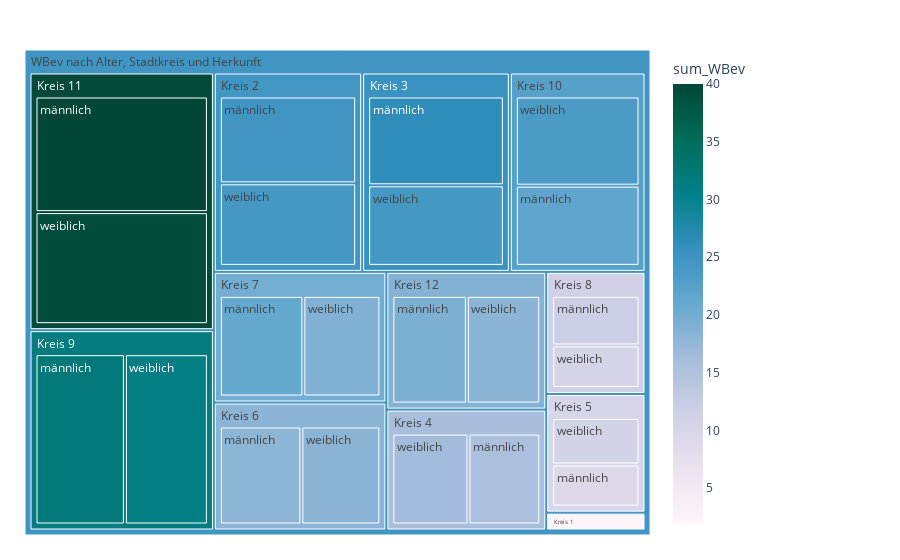

The notebook cell this image was saved under:
### Code cell
fig = px.treemap(myTreemapAgg.reset_index()
                 , path=[px.Constant("WBev nach Alter, Stadtkreis und Herkunft"), 'KreisLang', 'SexLang']
                 , values='sum_WBev'
                 , color='sum_WBev'
                 ## bei discrete scales (bei Klassen und Strings):                 
                 #, color_discrete_map={'(?)':'lightgrey','EVP':'gold', 'SP':'#FF3030', 'PdA':'#EE3B3B', 'Grüne':'#A2CD5A','GLP':'#CAFF70','Die Mitte':'orange','FDP':'#104E8B','AL':'deeppink','SVP':'forestgreen', 'FL ZÜRI':'#8B864E','Volt':'#lightblue' }                
                 ## bei continuous scales (bei Zahlenwerten):
                , color_continuous_scale='PuBuGn'
                #, color_continuous_midpoint=np.average(df['AnzBestWir'], weights=df['AnzBestWir']) 
                 #,height=400
                 #,width=1500
                )
fig.update_traces(root_color="grey")
fig.update_layout(margin = dict(t=50, l=25, r=250, b=25))#, title="WBev nach Alter, Stadtkreis und Herkunft")
fig.show()

### Figure 1 — Plotly figure (JSON) as saved in the notebook; plotly's stock layout.template omitted (floating-point values rounded to 4 significant figures)
{"data": [{"branchvalues": "total", "customdata": [[1.8], [21.58], [40.01], [19.35], [24.68], [26.3], [15.43], [9.367], [18.03], [20.98], [11.96], [32.22], [2.875], [23.51], [39.26], [18.17], [24.26], [24.27], [16.31], [10.78], [18.32], [18.99], [10.61], [31.06], [2.355], [22.6], [39.64], [18.77], [24.48], [25.33], [15.88], [10.11], [18.17], [20.03], [11.34], [31.67], [24.69]], "domain": {"x": [0, 1], "y": [0, 1]}, "hovertemplate": "labels=%{label}<br>sum_WBev_sum=%{value}<br>parent=%{parent}<br>id=%{id}<br>sum_WBev=%{color}<extra></extra>", "ids": ["WBev nach Alter, Stadtkreis und Herkunft/Kreis 1/männlich", "WBev nach Alter, Stadtkreis und Herkunft/Kreis 10/männlich", "WBev nach Alter, Stadtkreis und Herkunft/Kreis 11/männlich", "WBev nach Alter, Stadtkreis und Herkunft/Kreis 12/männlich", "WBev nach Alter, Stadtkreis und Herkunft/Kreis 2/männlich", "WBev nach Alter, Stadtkreis und Herkunft/Kreis 3/männlich", "WBev nach Alter, Stadtkreis und Herkunft/Kreis 4/männlich", "WBev nach Alter, Stadtkreis und Herkunft/Kreis 5/männlich", "WBev nach Alter, Stadtkreis und Herkunft/Kreis 6/männlich", "WBev nach Alter, Stadtkreis und Herkunft/Kreis 7/männlich", "WBev nach Alter, Stadtkreis und Herkunft/Kreis 8/männlich", "WBev nach Alter, Stadtkreis und Herkunft/Kreis 9/männlich", "WBev nach Alter, Stadtkreis und Herkunft/Kreis 1/weiblich", "WBev nach Alter, Stadtkreis und Herkunft/Kreis 10/weiblich", "WBev nach Alter, Stadtkreis und Herkunft/Kreis 11/weiblich", "WBev nach Alter, Stadtkreis und Herkunft/Kreis 12/weiblich", "WBev nach Alter, Stadtkreis und Herkunft/Kreis 2/weiblich", "WBev nach Alter, Stadtkreis und Herkunft/Kreis 3/weiblich", "WBev nach Alter, Stadtkreis und Herkunft/Kreis 4/weiblich", "WBev nach Alter, Stadtkreis und Herkunft/Kreis 5/weiblich", "WBev nach Alter, Stadtkreis und Herkunft/Kreis 6/weiblich", "WBev nach Alter, Stadtkreis und Herkunft/Kreis 7/weiblich", "WBev nach Alter, Stadtkreis und Herkunft/Kreis 8/weiblich", "WBev nach Alter, Stadtkreis und Herkunft/Kreis 9/weiblich", "WBev nach Alter, Stadtkreis und Herkunft/Kreis 1", "WBev nach Alter, Stadtkreis und Herkunft/Kreis 10", "WBev nach Alter, Stadtkreis und Herkunft/Kreis 11", "WBev nach Alter, Stadtkreis und Herkunft/Kreis 12", "WBev nach Alter, Stadtkreis und Herkunft/Kreis 2", "WBev nach Alter, Stadtkreis und Herkunft/Kreis 3", "WBev nach Alter, Stadtkreis und Herkunft/Kreis 4", "WBev nach Alter, Stadtkreis und Herkunft/Kreis 5", "WBev nach Alter, Stadtkreis und Herkunft/Kreis 6", "WBev nach Alter, Stadtkreis und Herkunft/Kreis 7", "WBev nach Alter, Stadtkreis und Herkunft/Kreis 8", "WBev nach Alter, Stadtkreis und Herkunft/Kreis 9", "WBev nach Alter, Stadtkreis und Herkunft"], "labels": ["männlich", "männlich", "männlich", "männlich", "männlich", "männlich", "männlich", "männlich", "männlich", "männlich", "männlich", "männlich", "weiblich", "weiblich", "weiblich", "weiblich", "weiblich", "weiblich", "weiblich", "weiblich", "weiblich", "weiblich", "weiblich", "weiblich", "Kreis 1", "Kreis 10", "Kreis 11", "Kreis 12", "Kreis 2", "Kreis 3", "Kreis 4", "Kreis 5", "Kreis 6", "Kreis 7", "Kreis 8", "Kreis 9", "WBev nach Alter, Stadtkreis und Herkunft"], "level": "WBev nach Alter, Stadtkreis und Herkunft", "marker": {"coloraxis": "coloraxis", "colors": [1.8, 21.58, 40.01, 19.35, 24.68, 26.3, 15.43, 9.367, 18.03, 20.98, 11.96, 32.22, 2.875, 23.51, 39.26, 18.17, 24.26, 24.27, 16.31, 10.78, 18.32, 18.99, 10.61, 31.06, 2.355, 22.6, 39.64, 18.77, 24.48, 25.33, 15.88, 10.11, 18.17, 20.03, 11.34, 31.67, 24.69]}, "name": "", "parents": ["WBev nach Alter, Stadtkreis und Herkunft/Kreis 1", "WBev nach Alter, Stadtkreis und Herkunft/Kreis 10", "WBev nach Alter, Stadtkreis und Herkunft/Kreis 11", "WBev nach Alter, Stadtkreis und Herkunft/Kreis 12", "WBev nach Alter, Stadtkreis und Herkunft/Kreis 2", "WBev nach Alter, Stadtkreis und Herkunft/Kreis 3", "WBev nach Alter, Stadtkreis und Herkunft/Kreis 4", "WBev nach Alter, Stadtkreis und Herkunft/Kreis 5", "WBev nach Alter, Stadtkreis und Herkunft/Kreis 6", "WBev nach Alter, Stadtkreis und Herkunft/Kreis 7", "WBev nach Alter, Stadtkreis und Herkunft/Kreis 8", "WBev nach Alter, Stadtkreis und Herkunft/Kreis 9", "WBev nach Alter, Stadtkreis und Herkunft/Kreis 1", "WBev nach Alter, Stadtkreis und Herkunft/Kreis 10", "WBev nach Alter, Stadtkreis und Herkunft/Kreis 11", "WBev nach Alter, Stadtkreis und Herkunft/Kreis 12", "WBev nach Alter, Stadtkreis und Herkunft/Kreis 2", "WBev nach Alter, Stadtkreis und Herkunft/Kreis 3", "WBev nach Alter, Stadtkreis und Herkunft/Kreis 4", "WBev nach Alter, Stadtkreis und Herkunft/Kreis 5", "WBev nach Alter, Stadtkreis und Herkunft/Kreis 6", "WBev nach Alter, Stadtkreis und Herkunft/Kreis 7", "WBev nach Alter, Stadtkreis und Herkunft/Kreis 8", "WBev nach Alter, Stadtkreis und Herkunft/Kreis 9", "WBev nach Alter, Stadtkreis und Herkunft", "WBev nach Alter, Stadtkreis und Herkunft", "WBev nach Alter, Stadtkreis und Herkunft", "WBev nach Alter, Stadtkreis und Herkunft", "WBev nach Alter, Stadtkreis und Herkunft", "WBev nach Alter, Stadtkreis und Herkunft", "WBev nach Alter, Stadtkreis und Herkunft", "WBev nach Alter, Stadtkreis und Herkunft", "WBev nach Alter, Stadtkreis und Herkunft", "WBev nach Alter, Stadtkreis und Herkunft", "WBev nach Alter, Stadtkreis und Herkunft", "WBev nach Alter, Stadtkreis und Herkunft", ""], "root": {"color": "grey"}, "type": "treemap", "values": [15, 224, 422, 194, 265, 270, 164, 98, 196, 205, 114, 335, 16, 249, 409, 191, 252, 245, 174, 108, 190, 189, 98, 311, 31, 473, 831, 385, 517, 515, 338, 206, 386, 394, 212, 646, 4934]}], "layout": {"autosize": true, "coloraxis": {"colorbar": {"title": {"text": "sum_WBev"}}, "colorscale": [[0, "rgb(255,247,251)"], [0.125, "rgb(236,226,240)"], [0.25, "rgb(208,209,230)"], [0.375, "rgb(166,189,219)"], [0.5, "rgb(103,169,207)"], [0.625, "rgb(54,144,192)"], [0.75, "rgb(2,129,138)"], [0.875, "rgb(1,108,89)"], [1, "rgb(1,70,54)"]]}, "legend": {"tracegroupgap": 0}, "margin": {"b": 25, "l": 25, "r": 250, "t": 50}}}
